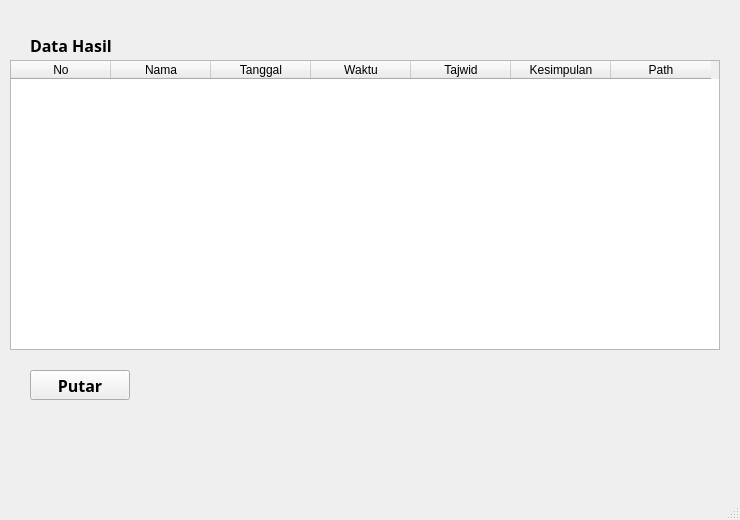
<?xml version="1.0" encoding="UTF-8"?>
<ui version="4.0">
 <class>MainWindow</class>
 <widget class="QMainWindow" name="MainWindow">
  <property name="geometry">
   <rect>
    <x>0</x>
    <y>0</y>
    <width>740</width>
    <height>520</height>
   </rect>
  </property>
  <property name="windowTitle">
   <string>MainWindow</string>
  </property>
  <widget class="QWidget" name="centralwidget">
   <widget class="QLabel" name="label">
    <property name="geometry">
     <rect>
      <x>30</x>
      <y>30</y>
      <width>100</width>
      <height>30</height>
     </rect>
    </property>
    <property name="font">
     <font>
      <family>News701 BT</family>
      <pointsize>12</pointsize>
      <weight>75</weight>
      <bold>true</bold>
     </font>
    </property>
    <property name="text">
     <string>Data Hasil</string>
    </property>
   </widget>
   <widget class="QTableWidget" name="tabelHasil">
    <property name="geometry">
     <rect>
      <x>10</x>
      <y>60</y>
      <width>710</width>
      <height>290</height>
     </rect>
    </property>
    <column>
     <property name="text">
      <string>No</string>
     </property>
    </column>
    <column>
     <property name="text">
      <string>Nama</string>
     </property>
    </column>
    <column>
     <property name="text">
      <string>Tanggal</string>
     </property>
    </column>
    <column>
     <property name="text">
      <string>Waktu</string>
     </property>
    </column>
    <column>
     <property name="text">
      <string>Tajwid</string>
     </property>
    </column>
    <column>
     <property name="text">
      <string>Kesimpulan</string>
     </property>
    </column>
    <column>
     <property name="text">
      <string>Path</string>
     </property>
    </column>
   </widget>
   <widget class="QPushButton" name="btnPutarHasil">
    <property name="geometry">
     <rect>
      <x>30</x>
      <y>370</y>
      <width>100</width>
      <height>30</height>
     </rect>
    </property>
    <property name="font">
     <font>
      <family>News701 BT</family>
      <pointsize>12</pointsize>
      <weight>75</weight>
      <bold>true</bold>
     </font>
    </property>
    <property name="text">
     <string>Putar</string>
    </property>
   </widget>
  </widget>
  <widget class="QStatusBar" name="statusbar"/>
 </widget>
 <resources/>
 <connections/>
</ui>
